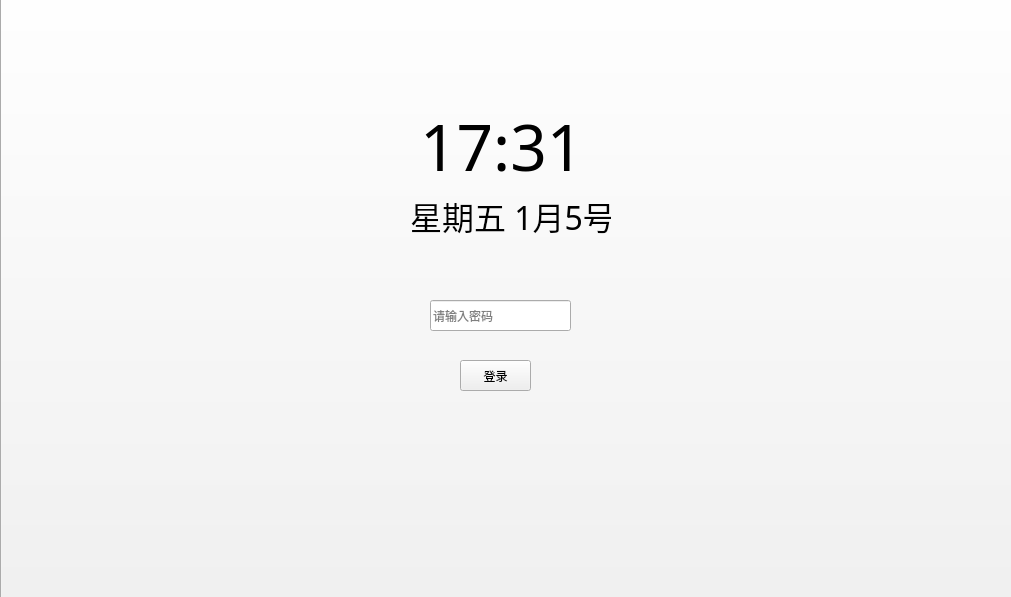
<?xml version="1.0" encoding="UTF-8"?>
<ui version="4.0">
 <class>Login</class>
 <widget class="QWidget" name="Login">
  <property name="geometry">
   <rect>
    <x>0</x>
    <y>0</y>
    <width>1011</width>
    <height>597</height>
   </rect>
  </property>
  <property name="windowTitle">
   <string>Windows12</string>
  </property>
  <property name="windowIcon">
   <iconset resource="resource.qrc">
    <normaloff>:/win.png</normaloff>:/win.png</iconset>
  </property>
  <widget class="QPushButton" name="pushButton">
   <property name="geometry">
    <rect>
     <x>0</x>
     <y>-30</y>
     <width>1024</width>
     <height>768</height>
    </rect>
   </property>
   <property name="text">
    <string/>
   </property>
   <property name="icon">
    <iconset resource="resource.qrc">
     <normaloff>:/login_background.jpg</normaloff>:/login_background.jpg</iconset>
   </property>
   <property name="iconSize">
    <size>
     <width>16777215</width>
     <height>16777215</height>
    </size>
   </property>
  </widget>
  <widget class="QLabel" name="label">
   <property name="geometry">
    <rect>
     <x>420</x>
     <y>90</y>
     <width>201</width>
     <height>111</height>
    </rect>
   </property>
   <property name="font">
    <font>
     <family>3ds</family>
     <pointsize>48</pointsize>
    </font>
   </property>
   <property name="text">
    <string>17:31</string>
   </property>
  </widget>
  <widget class="QLabel" name="label_2">
   <property name="geometry">
    <rect>
     <x>410</x>
     <y>160</y>
     <width>201</width>
     <height>111</height>
    </rect>
   </property>
   <property name="font">
    <font>
     <family>3ds</family>
     <pointsize>24</pointsize>
    </font>
   </property>
   <property name="text">
    <string>星期五 1月5号</string>
   </property>
  </widget>
  <widget class="QLineEdit" name="lineEdit">
   <property name="geometry">
    <rect>
     <x>430</x>
     <y>300</y>
     <width>141</width>
     <height>31</height>
    </rect>
   </property>
   <property name="readOnly">
    <bool>false</bool>
   </property>
   <property name="placeholderText">
    <string>请输入密码</string>
   </property>
  </widget>
  <widget class="QPushButton" name="confirm_btn">
   <property name="geometry">
    <rect>
     <x>460</x>
     <y>360</y>
     <width>71</width>
     <height>31</height>
    </rect>
   </property>
   <property name="text">
    <string>登录</string>
   </property>
  </widget>
 </widget>
 <resources>
  <include location="resource.qrc"/>
 </resources>
 <connections/>
</ui>
